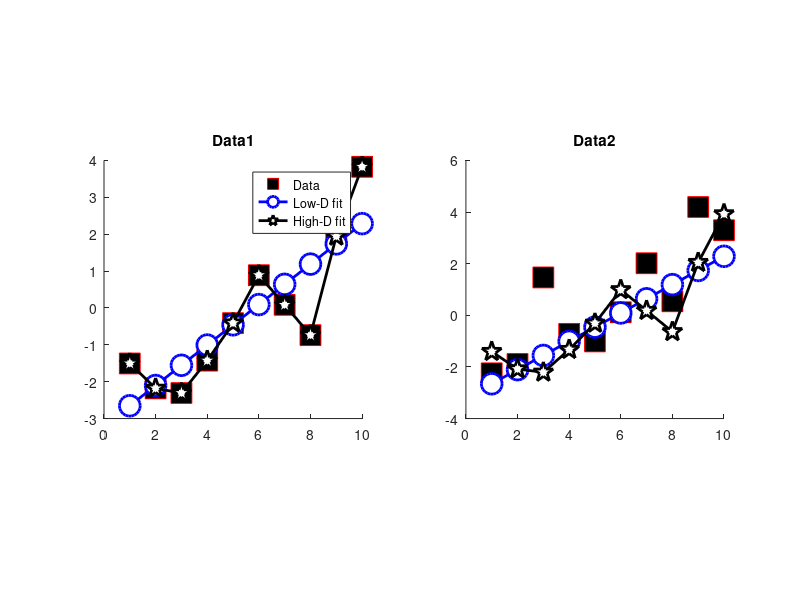
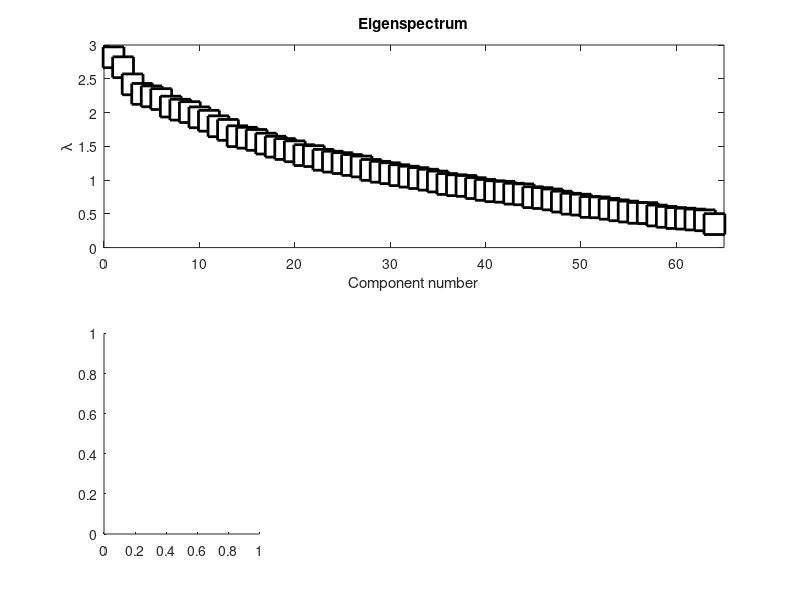

MATLAB code to generate these figures, in order: (Note: this script raises an error after producing the figures.)
%%
%     COURSE: Dimension reduction and source separation in neuroscience
%    SECTION: Overfitting and inferential statistics
%      VIDEO: What is overfitting and why is it inappropriate?
% Instructor: sincxpress.com
%
%%

% a clear MATLAB workspace is a clear mental workspace
close all; clear, clc

%%


%% polynomial example

N = 10;

% generate data as linear trend plus noise
data1 = linspace(-2,2,N) + randn(1,N);
data2 = linspace(-2,2,N) + randn(1,N);

% polynomial fit, based on data1, with 1 or N parameters
p1 = polyval( polyfit(1:N,data1,1),1:N );
p2 = polyval( polyfit(1:N,data1,N),1:N );


% plot dataset 1 and its fit
figure(1), clf

subplot(121), hold on
plot(data1,'rs','markerfacecolor','k','markersize',15)
plot(p1,'bo-','linew',2,'markersize',15,'markerfacecolor','w')
plot(p2,'kp-','linew',2,'markersize',15,'markerfacecolor','w')
title('Data1')
legend({'Data';'Low-D fit';'High-D fit'})
axis square


subplot(122), hold on
plot(data2,'rs','markerfacecolor','k','markersize',15)
plot(p1,'bo-','linew',2,'markersize',15,'markerfacecolor','w')
plot(p2+.1,'kp-','linew',2,'markersize',15,'markerfacecolor','w')
title('Data2')
axis square

%% now for "EEG" data


% mat file containing EEG, leadfield and channel locations
load emptyEEG
EEG.srate = 500;

EEG.pnts  = 1000; % time points
EEG.times = (0:EEG.pnts-1)/EEG.srate;
EEG.data  = squeeze(lf.Gain(:,1,:))*randn(size(lf.Gain,3),EEG.pnts);

%% covariance matrices and GED

% time period 1
tmpdat  = EEG.data(:,1:round(EEG.pnts/2));
tmpdat  = bsxfun(@minus,tmpdat,mean(tmpdat,2));
covmat1 = tmpdat*tmpdat' / EEG.pnts/2;


% time period 2
tmpdat  = EEG.data(:,round(EEG.pnts/2)+1:end);
tmpdat  = bsxfun(@minus,tmpdat,mean(tmpdat,2));
covmat2 = tmpdat*tmpdat' / EEG.pnts/2;


% GED
[W,L] = eig( covmat1,covmat2 );
[l,sidx] = sort( diag(L),'descend' );
W = W(:,sidx);

%% plotting

% eigenvalues
figure(2), clf
subplot(211)
plot( l,'ks-','linew',2,'markerfacecolor','w','markersize',15 )
set(gca,'xlim',[0 EEG.nbchan+1])
xlabel('Component number'), ylabel('\lambda')
title('Eigenspectrum')



% topographical maps
clim = [-1 1]*100;
for i=1:3
    subplot(2,3,3+i)
    topoplotIndie(W(:,i)'*covmat1,EEG.chanlocs);
    set(gca,'clim',clim)
    title([ 'Component ' num2str(i) ])
end
colormap jet

%% done.
